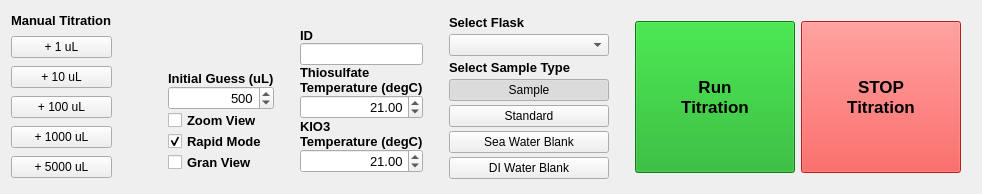
        <widget class="QWidget" name="tab_Sample">
         <attribute name="title">
          <string>Titrate</string>
         </attribute>
         <layout class="QGridLayout" name="gridLayout_2">
          <item row="0" column="0">
           <layout class="QVBoxLayout" name="verticalLayout_6">
            <item>
             <widget class="QLabel" name="label_manualTitration">
              <property name="sizePolicy">
               <sizepolicy hsizetype="Fixed" vsizetype="Fixed">
                <horstretch>0</horstretch>
                <verstretch>0</verstretch>
               </sizepolicy>
              </property>
              <property name="font">
               <font>
                <pointsize>10</pointsize>
                <bold>true</bold>
               </font>
              </property>
              <property name="text">
               <string>Manual Titration</string>
              </property>
             </widget>
            </item>
            <item>
             <widget class="QPushButton" name="pushButton_1uL">
              <property name="text">
               <string>+ 1 uL</string>
              </property>
             </widget>
            </item>
            <item>
             <widget class="QPushButton" name="pushButton_10uL">
              <property name="text">
               <string>+ 10 uL</string>
              </property>
             </widget>
            </item>
            <item>
             <widget class="QPushButton" name="pushButton_100uL">
              <property name="text">
               <string>+ 100 uL</string>
              </property>
             </widget>
            </item>
            <item>
             <widget class="QPushButton" name="pushButton_1000uL">
              <property name="text">
               <string>+ 1000 uL</string>
              </property>
             </widget>
            </item>
            <item>
             <widget class="QPushButton" name="pushButton_5000uL">
              <property name="text">
               <string>+ 5000 uL</string>
              </property>
             </widget>
            </item>
           </layout>
          </item>
          <item row="0" column="1">
           <spacer name="horizontalSpacer">
            <property name="orientation">
             <enum>Qt::Orientation::Horizontal</enum>
            </property>
            <property name="sizeHint" stdset="0">
             <size>
              <width>40</width>
              <height>20</height>
             </size>
            </property>
           </spacer>
          </item>
          <item row="0" column="2">
           <layout class="QVBoxLayout" name="verticalLayout_3">
            <item>
             <layout class="QHBoxLayout" name="horizontalLayout_4">
              <item>
               <layout class="QVBoxLayout" name="verticalLayout_7">
                <property name="spacing">
                 <number>0</number>
                </property>
                <property name="leftMargin">
                 <number>10</number>
                </property>
                <property name="topMargin">
                 <number>10</number>
                </property>
                <property name="rightMargin">
                 <number>10</number>
                </property>
                <property name="bottomMargin">
                 <number>10</number>
                </property>
                <item>
                 <spacer name="verticalSpacer_2">
                  <property name="orientation">
                   <enum>Qt::Orientation::Vertical</enum>
                  </property>
                  <property name="sizeType">
                   <enum>QSizePolicy::Policy::Fixed</enum>
                  </property>
                  <property name="sizeHint" stdset="0">
                   <size>
                    <width>20</width>
                    <height>50</height>
                   </size>
                  </property>
                 </spacer>
                </item>
                <item>
                 <widget class="QLabel" name="label_4">
                  <property name="sizePolicy">
                   <sizepolicy hsizetype="Preferred" vsizetype="Preferred">
                    <horstretch>0</horstretch>
                    <verstretch>0</verstretch>
                   </sizepolicy>
                  </property>
                  <property name="minimumSize">
                   <size>
                    <width>10</width>
                    <height>10</height>
                   </size>
                  </property>
                  <property name="maximumSize">
                   <size>
                    <width>16777215</width>
                    <height>20</height>
                   </size>
                  </property>
                  <property name="font">
                   <font>
                    <pointsize>10</pointsize>
                    <bold>true</bold>
                   </font>
                  </property>
                  <property name="text">
                   <string>Initial Guess (uL)</string>
                  </property>
                  <property name="alignment">
                   <set>Qt::AlignmentFlag::AlignBottom|Qt::AlignmentFlag::AlignLeading|Qt::AlignmentFlag::AlignLeft</set>
                  </property>
                 </widget>
                </item>
                <item>
                 <widget class="QSpinBox" name="spinBox_guess">
                  <property name="font">
                   <font>
                    <pointsize>10</pointsize>
                   </font>
                  </property>
                  <property name="alignment">
                   <set>Qt::AlignmentFlag::AlignRight|Qt::AlignmentFlag::AlignTrailing|Qt::AlignmentFlag::AlignVCenter</set>
                  </property>
                  <property name="buttonSymbols">
                   <enum>QAbstractSpinBox::ButtonSymbols::UpDownArrows</enum>
                  </property>
                  <property name="maximum">
                   <number>2000</number>
                  </property>
                  <property name="singleStep">
                   <number>100</number>
                  </property>
                  <property name="value">
                   <number>500</number>
                  </property>
                 </widget>
                </item>
                <item>
                 <widget class="QCheckBox" name="checkBox_zoom">
                  <property name="font">
                   <font>
                    <pointsize>10</pointsize>
                    <bold>true</bold>
                   </font>
                  </property>
                  <property name="text">
                   <string>Zoom View</string>
                  </property>
                 </widget>
                </item>
                <item>
                 <widget class="QCheckBox" name="checkBox_rapid">
                  <property name="font">
                   <font>
                    <pointsize>10</pointsize>
                    <bold>true</bold>
                   </font>
                  </property>
                  <property name="text">
                   <string>Rapid Mode</string>
                  </property>
                  <property name="checked">
                   <bool>true</bool>
                  </property>
                 </widget>
                </item>
                <item>
                 <widget class="QCheckBox" name="checkBox_gran">
                  <property name="font">
                   <font>
                    <pointsize>10</pointsize>
                    <bold>true</bold>
                   </font>
                  </property>
                  <property name="text">
                   <string>Gran View</string>
                  </property>
                 </widget>
                </item>
               </layout>
              </item>
              <item>
               <layout class="QVBoxLayout" name="verticalLayout_8">
                <property name="spacing">
                 <number>0</number>
                </property>
                <property name="sizeConstraint">
                 <enum>QLayout::SizeConstraint::SetDefaultConstraint</enum>
                </property>
                <property name="leftMargin">
                 <number>10</number>
                </property>
                <property name="topMargin">
                 <number>10</number>
                </property>
                <property name="rightMargin">
                 <number>10</number>
                </property>
                <property name="bottomMargin">
                 <number>10</number>
                </property>
                <item>
                 <widget class="QLabel" name="label_15">
                  <property name="sizePolicy">
                   <sizepolicy hsizetype="Preferred" vsizetype="Preferred">
                    <horstretch>0</horstretch>
                    <verstretch>0</verstretch>
                   </sizepolicy>
                  </property>
                  <property name="maximumSize">
                   <size>
                    <width>16777215</width>
                    <height>30</height>
                   </size>
                  </property>
                  <property name="font">
                   <font>
                    <pointsize>10</pointsize>
                    <bold>true</bold>
                   </font>
                  </property>
                  <property name="text">
                   <string>ID</string>
                  </property>
                  <property name="alignment">
                   <set>Qt::AlignmentFlag::AlignBottom|Qt::AlignmentFlag::AlignLeading|Qt::AlignmentFlag::AlignLeft</set>
                  </property>
                 </widget>
                </item>
                <item>
                 <widget class="QLineEdit" name="lineEdit_id"/>
                </item>
                <item>
                 <widget class="QLabel" name="label_13">
                  <property name="sizePolicy">
                   <sizepolicy hsizetype="Preferred" vsizetype="Preferred">
                    <horstretch>0</horstretch>
                    <verstretch>0</verstretch>
                   </sizepolicy>
                  </property>
                  <property name="maximumSize">
                   <size>
                    <width>16777215</width>
                    <height>40</height>
                   </size>
                  </property>
                  <property name="font">
                   <font>
                    <pointsize>10</pointsize>
                    <bold>true</bold>
                   </font>
                  </property>
                  <property name="text">
                   <string>Thiosulfate
Temperature (degC)</string>
                  </property>
                  <property name="alignment">
                   <set>Qt::AlignmentFlag::AlignBottom|Qt::AlignmentFlag::AlignLeading|Qt::AlignmentFlag::AlignLeft</set>
                  </property>
                 </widget>
                </item>
                <item>
                 <widget class="QDoubleSpinBox" name="doubleSpinBox_thio_t">
                  <property name="font">
                   <font>
                    <pointsize>10</pointsize>
                   </font>
                  </property>
                  <property name="alignment">
                   <set>Qt::AlignmentFlag::AlignRight|Qt::AlignmentFlag::AlignTrailing|Qt::AlignmentFlag::AlignVCenter</set>
                  </property>
                  <property name="buttonSymbols">
                   <enum>QAbstractSpinBox::ButtonSymbols::UpDownArrows</enum>
                  </property>
                  <property name="value">
                   <double>21.000000000000000</double>
                  </property>
                 </widget>
                </item>
                <item>
                 <widget class="QLabel" name="label_14">
                  <property name="maximumSize">
                   <size>
                    <width>16777215</width>
                    <height>40</height>
                   </size>
                  </property>
                  <property name="font">
                   <font>
                    <pointsize>10</pointsize>
                    <bold>true</bold>
                   </font>
                  </property>
                  <property name="text">
                   <string>KIO3
Temperature (degC)</string>
                  </property>
                 </widget>
                </item>
                <item>
                 <widget class="QDoubleSpinBox" name="doubleSpinBox_kio3_temp">
                  <property name="font">
                   <font>
                    <pointsize>10</pointsize>
                   </font>
                  </property>
                  <property name="layoutDirection">
                   <enum>Qt::LayoutDirection::LeftToRight</enum>
                  </property>
                  <property name="alignment">
                   <set>Qt::AlignmentFlag::AlignRight|Qt::AlignmentFlag::AlignTrailing|Qt::AlignmentFlag::AlignVCenter</set>
                  </property>
                  <property name="value">
                   <double>21.000000000000000</double>
                  </property>
                 </widget>
                </item>
               </layout>
              </item>
              <item>
               <layout class="QVBoxLayout" name="verticalLayout_10">
                <property name="spacing">
                 <number>0</number>
                </property>
                <property name="sizeConstraint">
                 <enum>QLayout::SizeConstraint::SetFixedSize</enum>
                </property>
                <property name="leftMargin">
                 <number>10</number>
                </property>
                <property name="rightMargin">
                 <number>10</number>
                </property>
                <item>
                 <widget class="QLabel" name="label_3">
                  <property name="sizePolicy">
                   <sizepolicy hsizetype="Fixed" vsizetype="Fixed">
                    <horstretch>0</horstretch>
                    <verstretch>0</verstretch>
                   </sizepolicy>
                  </property>
                  <property name="font">
                   <font>
                    <pointsize>10</pointsize>
                    <bold>true</bold>
                   </font>
                  </property>
                  <property name="text">
                   <string>Select Flask</string>
                  </property>
                 </widget>
                </item>
                <item>
                 <widget class="QComboBox" name="comboBox_flasks">
                  <property name="sizePolicy">
                   <sizepolicy hsizetype="Fixed" vsizetype="Fixed">
                    <horstretch>0</horstretch>
                    <verstretch>0</verstretch>
                   </sizepolicy>
                  </property>
                  <property name="minimumSize">
                   <size>
                    <width>160</width>
                    <height>0</height>
                   </size>
                  </property>
                  <property name="baseSize">
                   <size>
                    <width>2</width>
                    <height>0</height>
                   </size>
                  </property>
                 </widget>
                </item>
                <item>
                 <widget class="QLabel" name="label_8">
                  <property name="sizePolicy">
                   <sizepolicy hsizetype="Fixed" vsizetype="Fixed">
                    <horstretch>0</horstretch>
                    <verstretch>0</verstretch>
                   </sizepolicy>
                  </property>
                  <property name="font">
                   <font>
                    <pointsize>10</pointsize>
                    <bold>true</bold>
                   </font>
                  </property>
                  <property name="lineWidth">
                   <number>-2</number>
                  </property>
                  <property name="text">
                   <string>Select Sample Type</string>
                  </property>
                  <property name="textFormat">
                   <enum>Qt::TextFormat::AutoText</enum>
                  </property>
                  <property name="scaledContents">
                   <bool>false</bool>
                  </property>
                  <property name="alignment">
                   <set>Qt::AlignmentFlag::AlignBottom|Qt::AlignmentFlag::AlignLeading|Qt::AlignmentFlag::AlignLeft</set>
                  </property>
                  <property name="wordWrap">
                   <bool>false</bool>
                  </property>
                  <property name="margin">
                   <number>4</number>
                  </property>
                 </widget>
                </item>
                <item>
                 <widget class="QPushButton" name="pushButton_sample_type">
                  <property name="focusPolicy">
                   <enum>Qt::FocusPolicy::StrongFocus</enum>
                  </property>
                  <property name="styleSheet">
                   <string notr="true"/>
                  </property>
                  <property name="text">
                   <string>Sample</string>
                  </property>
                  <property name="checkable">
                   <bool>true</bool>
                  </property>
                  <property name="checked">
                   <bool>true</bool>
                  </property>
                  <property name="autoExclusive">
                   <bool>true</bool>
                  </property>
                 </widget>
                </item>
                <item>
                 <widget class="QPushButton" name="pushButton_standard_type">
                  <property name="focusPolicy">
                   <enum>Qt::FocusPolicy::StrongFocus</enum>
                  </property>
                  <property name="styleSheet">
                   <string notr="true"/>
                  </property>
                  <property name="text">
                   <string>Standard</string>
                  </property>
                  <property name="checkable">
                   <bool>true</bool>
                  </property>
                  <property name="autoExclusive">
                   <bool>true</bool>
                  </property>
                 </widget>
                </item>
                <item>
                 <widget class="QPushButton" name="pushButton_sea_water_blank_type">
                  <property name="focusPolicy">
                   <enum>Qt::FocusPolicy::StrongFocus</enum>
                  </property>
                  <property name="toolTip">
                   <string extracomment="Sea Water Blank"/>
                  </property>
                  <property name="styleSheet">
                   <string notr="true"/>
                  </property>
                  <property name="text">
                   <string>Sea Water Blank</string>
                  </property>
                  <property name="checkable">
                   <bool>true</bool>
                  </property>
                  <property name="autoExclusive">
                   <bool>true</bool>
                  </property>
                 </widget>
                </item>
                <item>
                 <widget class="QPushButton" name="pushButton_di_water_blank_type">
                  <property name="toolTip">
                   <string extracomment="DI Water Blank"/>
                  </property>
                  <property name="text">
                   <string>DI Water Blank</string>
                  </property>
                  <property name="checkable">
                   <bool>true</bool>
                  </property>
                  <property name="autoExclusive">
                   <bool>true</bool>
                  </property>
                 </widget>
                </item>
               </layout>
              </item>
              <item>
               <layout class="QHBoxLayout" name="horizontalLayout_5">
                <property name="leftMargin">
                 <number>10</number>
                </property>
                <property name="topMargin">
                 <number>10</number>
                </property>
                <property name="rightMargin">
                 <number>10</number>
                </property>
                <property name="bottomMargin">
                 <number>10</number>
                </property>
                <item>
                 <widget class="QPushButton" name="pushButton_titrate">
                  <property name="sizePolicy">
                   <sizepolicy hsizetype="Fixed" vsizetype="Fixed">
                    <horstretch>1</horstretch>
                    <verstretch>0</verstretch>
                   </sizepolicy>
                  </property>
                  <property name="minimumSize">
                   <size>
                    <width>160</width>
                    <height>50</height>
                   </size>
                  </property>
                  <property name="maximumSize">
                   <size>
                    <width>200</width>
                    <height>200</height>
                   </size>
                  </property>
                  <property name="baseSize">
                   <size>
                    <width>0</width>
                    <height>0</height>
                   </size>
                  </property>
                  <property name="font">
                   <font>
                    <pointsize>13</pointsize>
                    <bold>true</bold>
                   </font>
                  </property>
                  <property name="styleSheet">
                   <string notr="true">background-color: rgb(18, 173, 28);</string>
                  </property>
                  <property name="text">
                   <string>Run
Titration</string>
                  </property>
                  <property name="flat">
                   <bool>false</bool>
                  </property>
                 </widget>
                </item>
                <item>
                 <widget class="QPushButton" name="pushButton_stop_titration">
                  <property name="sizePolicy">
                   <sizepolicy hsizetype="Fixed" vsizetype="Fixed">
                    <horstretch>1</horstretch>
                    <verstretch>0</verstretch>
                   </sizepolicy>
                  </property>
                  <property name="minimumSize">
                   <size>
                    <width>160</width>
                    <height>50</height>
                   </size>
                  </property>
                  <property name="maximumSize">
                   <size>
                    <width>200</width>
                    <height>200</height>
                   </size>
                  </property>
                  <property name="font">
                   <font>
                    <pointsize>13</pointsize>
                    <bold>true</bold>
                   </font>
                  </property>
                  <property name="toolTip">
                   <string>Stop Titration and save results</string>
                  </property>
                  <property name="autoFillBackground">
                   <bool>false</bool>
                  </property>
                  <property name="styleSheet">
                   <string notr="true">background-color: rgb(255, 43, 39);</string>
                  </property>
                  <property name="text">
                   <string>STOP
Titration</string>
                  </property>
                 </widget>
                </item>
               </layout>
              </item>
             </layout>
            </item>
           </layout>
          </item>
         </layout>
        </widget>
